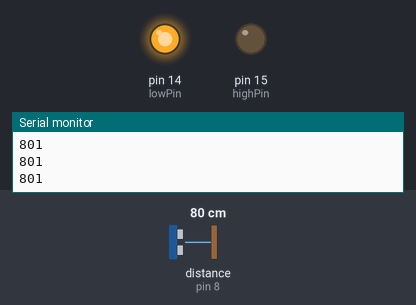
This sketch was run on a simulated Arduino Uno, built with avr-gcc and run on an emulated ATmega328P. Parts: output pins drawn as LEDs (lit = HIGH), the last lines printed to the serial monitor. Wiring (inferred from the names in the program): ultrasonic range finder: trigger pin 6; echo pin 8. Inputs (shaded band) come from the test bench; at power-on: distance to the obstacle (sensor on pin 8) 80 cm. The echo pulse lasts 58.3 µs per cm; pins used as bus, display or sensor lines are not drawn.

Above: at 1.2 s.
1.3 s: distance to the obstacle (sensor on pin 8) set to 10 cm
2.8 s: distance to the obstacle (sensor on pin 8) set to 7 cm
At 4.1 s:
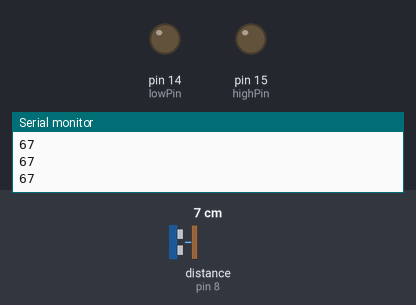
4.5 s: distance to the obstacle (sensor on pin 8) set to 4 cm
At 5.5 s:
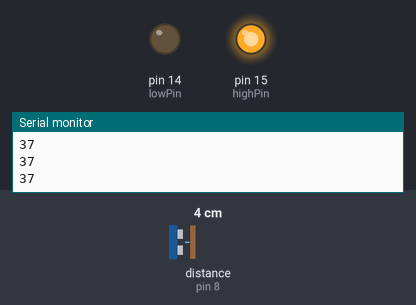
6.0 s: distance to the obstacle (sensor on pin 8) set to 9 cm
At 6.8 s:
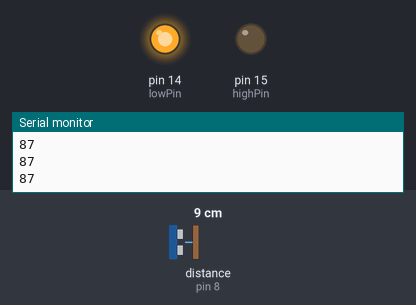
7.5 s: distance to the obstacle (sensor on pin 8) set to 2 cm
At 8.2 s:
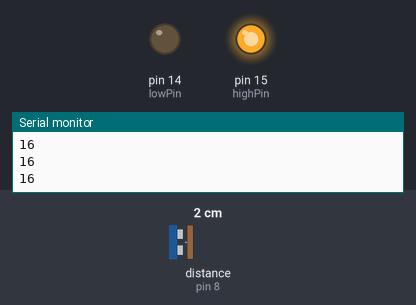
Timing chart, 0 to 10.0 s (numbered marks = the images above; inputs shaded):
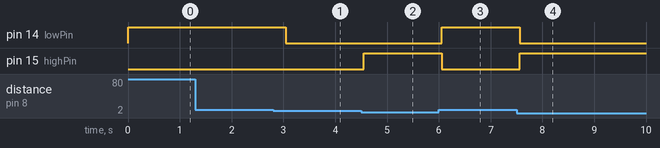

The sketch:

distance.ino
```cpp
int echoPin = 8;
int trigPin = 6;
int lowPin = 14;
int highPin = 15;
void setup() {
Serial.begin (9600);
pinMode(trigPin, OUTPUT);
pinMode(highPin, OUTPUT);
pinMode(lowPin, OUTPUT);
pinMode(echoPin, INPUT);
analogReference(INTERNAL);
}
void loop() {
int duration, mm;
digitalWrite(trigPin, LOW);
delayMicroseconds(2);
digitalWrite(trigPin, HIGH);
delayMicroseconds(10);
digitalWrite(trigPin, LOW);
duration = pulseIn(echoPin, HIGH);
mm = duration / 5.8;
Serial.println(mm);
if (mm > 80) {
  digitalWrite(lowPin, HIGH);
  digitalWrite(highPin, LOW);
} else if (mm < 50) {
  digitalWrite(lowPin, LOW);
  digitalWrite(highPin, HIGH);
} else {
  digitalWrite(lowPin, LOW);
  digitalWrite(highPin, LOW);
}
delay(250);
}
```

Measured:
- the behaviour switches between 9 and 8 cm on distance to the obstacle (sensor on pin 8) (found by bisection; images 0 and 1)
- the behaviour switches between 6 and 5 cm on distance to the obstacle (sensor on pin 8) (found by bisection; images 1 and 2)
- after the input at 2.8 s, pin 14 (lowPin): HIGH → LOW after 0.24 s
- after the input at 4.5 s, pin 15 (highPin): LOW → HIGH after 0.05 s
- after the input at 6.0 s, pin 14 (lowPin): LOW → HIGH after 0.05 s; pin 15 (highPin): HIGH → LOW after 0.05 s
- after the input at 7.5 s, pin 14 (lowPin): HIGH → LOW after 0.06 s; pin 15 (highPin): LOW → HIGH after 0.06 s
